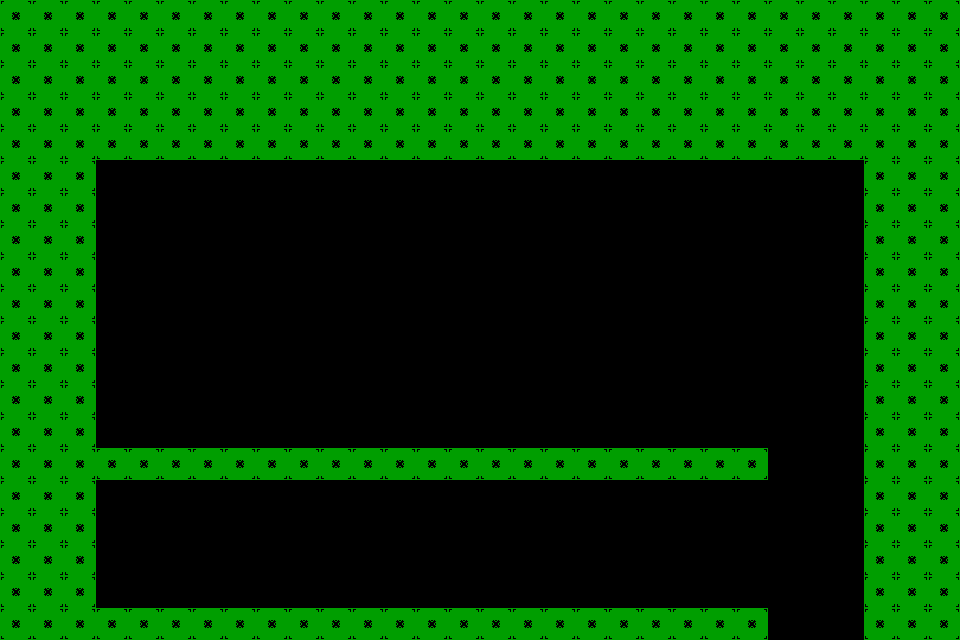

The image is a tile-based game level rendered from a .tmx file. Its description and complete source (layers, tilesets, objects, tile grids) follow:
An orthogonal 30x20 tile map with 32x32 px tiles, 1 tile layer (Layout), 1 hidden layer not drawn and 12 objects (5x AfterSpike, 4x Spike, Spawnpoint, FakeGoalDeleter, InviSpike).

<map version="1.10" tiledversion="1.12.2" orientation="orthogonal" renderorder="right-down" width="30" height="20" tilewidth="32" tileheight="32" infinite="0" nextlayerid="4" nextobjectid="16">
 <editorsettings>
  <export target="../../maps/level2.lua" format="lua" />
 </editorsettings>
 <tileset firstgid="1" name="Props" class="Saw" tilewidth="32" tileheight="32" tilecount="5" columns="0">
  <grid orientation="orthogonal" width="1" height="1" />
  <tile id="0" type="Tile">
   <image source="../../../src/assets/images/test.png" width="32" height="32" />
  </tile>
  <tile id="1" type="Placeholder">
   <image source="../../../src/assets/images/placeholder.png" width="32" height="32" />
  </tile>
  <tile id="3" type="Spike">
   <image source="../../../src/assets/images/spike.png" width="32" height="16" />
  </tile>
  <tile id="4" type="Goal">
   <image source="../../../src/assets/images/goal.png" width="32" height="32" />
  </tile>
  <tile id="5" type="Saw">
   <image source="../../../src/assets/images/saw.png" width="32" height="32" />
  </tile>
 </tileset>
 <layer id="1" name="Layout" width="30" height="20">
  <data encoding="csv">
1,1,1,1,1,1,1,1,1,1,1,1,1,1,1,1,1,1,1,1,1,1,1,1,1,1,1,1,1,1,
1,1,1,1,1,1,1,1,1,1,1,1,1,1,1,1,1,1,1,1,1,1,1,1,1,1,1,1,1,1,
1,1,1,1,1,1,1,1,1,1,1,1,1,1,1,1,1,1,1,1,1,1,1,1,1,1,1,1,1,1,
1,1,1,1,1,1,1,1,1,1,1,1,1,1,1,1,1,1,1,1,1,1,1,1,1,1,1,1,1,1,
1,1,1,1,1,1,1,1,1,1,1,1,1,1,1,1,1,1,1,1,1,1,1,1,1,1,1,1,1,1,
1,1,1,0,0,0,0,0,0,0,0,0,0,0,0,0,0,0,0,0,0,0,0,0,0,0,0,1,1,1,
1,1,1,0,0,0,0,0,0,0,0,0,0,0,0,0,0,0,0,0,0,0,0,0,0,0,0,1,1,1,
1,1,1,0,0,0,0,0,0,0,0,0,0,0,0,0,0,0,0,0,0,0,0,0,0,0,0,1,1,1,
1,1,1,0,0,0,0,0,0,0,0,0,0,0,0,0,0,0,0,0,0,0,0,0,0,0,0,1,1,1,
1,1,1,0,0,0,0,0,0,0,0,0,0,0,0,0,0,0,0,0,0,0,0,0,0,0,0,1,1,1,
1,1,1,0,0,0,0,0,0,0,0,0,0,0,0,0,0,0,0,0,0,0,0,0,0,0,0,1,1,1,
1,1,1,0,0,0,0,0,0,0,0,0,0,0,0,0,0,0,0,0,0,0,0,0,0,0,0,1,1,1,
1,1,1,0,0,0,0,0,0,0,0,0,0,0,0,0,0,0,0,0,0,0,0,0,0,0,0,1,1,1,
1,1,1,0,0,0,0,0,0,0,0,0,0,0,0,0,0,0,0,0,0,0,0,0,0,0,0,1,1,1,
1,1,1,1,1,1,1,1,1,1,1,1,1,1,1,1,1,1,1,1,1,1,1,1,0,0,0,1,1,1,
1,1,1,0,0,0,0,0,0,0,0,0,0,0,0,0,0,0,0,0,0,0,0,0,0,0,0,1,1,1,
1,1,1,0,0,0,0,0,0,0,0,0,0,0,0,0,0,0,0,0,0,0,0,0,0,0,0,1,1,1,
1,1,1,0,0,0,0,0,0,0,0,0,0,0,0,0,0,0,0,0,0,0,0,0,0,0,0,1,1,1,
1,1,1,0,0,0,0,0,0,0,0,0,0,0,0,0,0,0,0,0,0,0,0,0,0,0,0,1,1,1,
1,1,1,1,1,1,1,1,1,1,1,1,1,1,1,1,1,1,1,1,1,1,1,1,0,0,0,1,1,1
</data>
 </layer>
 <objectgroup id="2" name="Objects">
  <object id="1" name="Spawnpoint" gid="2" x="128" y="416" width="32" height="32" />
  <object id="3" name="Spike" gid="4" x="256" y="448" width="32" height="16" />
  <object id="4" name="Spike" gid="4" x="352" y="448" width="32" height="16" />
  <object id="5" name="Spike" gid="4" x="448" y="448" width="32" height="16" />
  <object id="6" name="Spike" gid="4" x="544" y="448" width="32" height="16" />
  <object id="7" name="FakeGoalDeleter" gid="5" x="800" y="448" width="32" height="32">
   <properties>
    <property name="newX" type="int" value="128" />
    <property name="newY" type="int" value="608" />
    <property name="radius" type="int" value="48" />
   </properties>
  </object>
  <object id="8" name="InviSpike" gid="4" x="672" y="448" width="32" height="16">
   <properties>
    <property name="radius" type="int" value="48" />
   </properties>
  </object>
  <object id="11" name="AfterSpike" gid="4" x="640" y="608" width="32" height="16" />
  <object id="12" name="AfterSpike" gid="4" x="544" y="608" width="32" height="16" />
  <object id="13" name="AfterSpike" gid="4" x="448" y="608" width="32" height="16" />
  <object id="14" name="AfterSpike" gid="4" x="256" y="608" width="32" height="16" />
  <object id="15" name="AfterSpike" gid="1073741828" x="352" y="496" width="32" height="16">
   <properties>
    <property name="ChosenOne" type="bool" value="true" />
    <property name="range" type="int" value="48" />
   </properties>
  </object>
 </objectgroup>
 <layer id="3" name="FakeTiles" width="30" height="20" visible="0">
  <data encoding="csv">
0,0,0,0,0,0,0,0,0,0,0,0,0,0,0,0,0,0,0,0,0,0,0,0,0,0,0,0,0,0,
0,0,0,0,0,0,0,0,0,0,0,0,0,0,0,0,0,0,0,0,0,0,0,0,0,0,0,0,0,0,
0,0,0,0,0,0,0,0,0,0,0,0,0,0,0,0,0,0,0,0,0,0,0,0,0,0,0,0,0,0,
0,0,0,0,0,0,0,0,0,0,0,0,0,0,0,0,0,0,0,0,0,0,0,0,0,0,0,0,0,0,
0,0,0,0,0,0,0,0,0,0,0,0,0,0,0,0,0,0,0,0,0,0,0,0,0,0,0,0,0,0,
0,0,0,0,0,0,0,0,0,0,0,0,0,0,0,0,0,0,0,0,0,0,0,0,0,0,0,0,0,0,
0,0,0,0,0,0,0,0,0,0,0,0,0,0,0,0,0,0,0,0,0,0,0,0,0,0,0,0,0,0,
0,0,0,0,0,0,0,0,0,0,0,0,0,0,0,0,0,0,0,0,0,0,0,0,0,0,0,0,0,0,
0,0,0,0,0,0,0,0,0,0,0,0,0,0,0,0,0,0,0,0,0,0,0,0,0,0,0,0,0,0,
0,0,0,0,0,0,0,0,0,0,0,0,0,0,0,0,0,0,0,0,0,0,0,0,0,0,0,0,0,0,
0,0,0,0,0,0,0,0,0,0,0,0,0,0,0,0,0,0,0,0,0,0,0,0,0,0,0,0,0,0,
0,0,0,0,0,0,0,0,0,0,0,0,0,0,0,0,0,0,0,0,0,0,0,0,0,0,0,0,0,0,
0,0,0,0,0,0,0,0,0,0,0,0,0,0,0,0,0,0,0,0,0,0,0,0,0,0,0,0,0,0,
0,0,0,0,0,0,0,0,0,0,0,0,0,0,0,0,0,0,0,0,0,0,0,0,0,0,0,0,0,0,
0,0,0,0,0,0,0,0,0,0,0,0,0,0,0,0,0,0,0,0,0,0,0,0,1,1,1,0,0,0,
0,0,0,1,1,1,1,1,1,1,1,1,1,1,1,1,1,1,1,1,1,1,1,1,1,1,1,0,0,0,
0,0,0,1,1,1,1,1,1,1,1,1,1,1,1,1,1,1,1,1,1,1,1,1,1,1,1,0,0,0,
0,0,0,1,1,1,1,1,1,1,1,1,1,1,1,1,1,1,1,1,1,1,1,1,1,1,1,0,0,0,
0,0,0,1,1,1,1,1,1,1,1,1,1,1,1,1,1,1,1,1,1,1,1,1,1,1,1,0,0,0,
0,0,0,0,0,0,0,0,0,0,0,0,0,0,0,0,0,0,0,0,0,0,0,0,1,1,1,0,0,0
</data>
 </layer>
</map>
